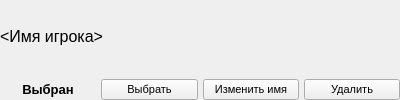
<?xml version="1.0" encoding="UTF-8"?>
<ui version="4.0">
 <class>Form</class>
 <widget class="QWidget" name="Form">
  <property name="geometry">
   <rect>
    <x>0</x>
    <y>0</y>
    <width>400</width>
    <height>100</height>
   </rect>
  </property>
  <property name="windowTitle">
   <string>Form</string>
  </property>
  <layout class="QVBoxLayout" name="verticalLayout_2">
   <property name="leftMargin">
    <number>0</number>
   </property>
   <property name="topMargin">
    <number>0</number>
   </property>
   <property name="rightMargin">
    <number>0</number>
   </property>
   <property name="bottomMargin">
    <number>0</number>
   </property>
   <item>
    <widget class="QLabel" name="player_name_label">
     <property name="font">
      <font>
       <family>Segoe UI</family>
       <pointsize>12</pointsize>
      </font>
     </property>
     <property name="text">
      <string>&lt;Имя игрока&gt;</string>
     </property>
    </widget>
   </item>
   <item>
    <layout class="QHBoxLayout" name="horizontalLayout_3">
     <property name="spacing">
      <number>5</number>
     </property>
     <item>
      <widget class="QLabel" name="selected_label">
       <property name="font">
        <font>
         <family>Segoe UI</family>
         <pointsize>10</pointsize>
         <weight>75</weight>
         <bold>true</bold>
        </font>
       </property>
       <property name="text">
        <string>Выбран</string>
       </property>
       <property name="alignment">
        <set>Qt::AlignCenter</set>
       </property>
      </widget>
     </item>
     <item>
      <widget class="QPushButton" name="select_btn">
       <property name="font">
        <font>
         <family>Segoe UI</family>
         <pointsize>8</pointsize>
        </font>
       </property>
       <property name="text">
        <string>Выбрать</string>
       </property>
      </widget>
     </item>
     <item>
      <widget class="QPushButton" name="change_name_btn">
       <property name="font">
        <font>
         <family>Segoe UI</family>
         <pointsize>8</pointsize>
        </font>
       </property>
       <property name="text">
        <string>Изменить имя</string>
       </property>
      </widget>
     </item>
     <item>
      <widget class="QPushButton" name="delete_btn">
       <property name="font">
        <font>
         <family>Segoe UI</family>
         <pointsize>8</pointsize>
        </font>
       </property>
       <property name="text">
        <string>Удалить</string>
       </property>
      </widget>
     </item>
    </layout>
   </item>
  </layout>
 </widget>
 <resources/>
 <connections/>
</ui>
